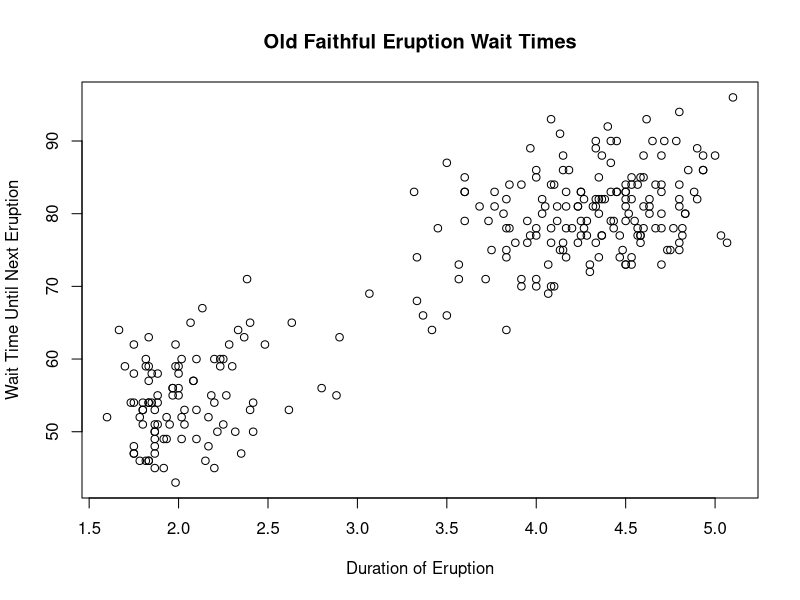
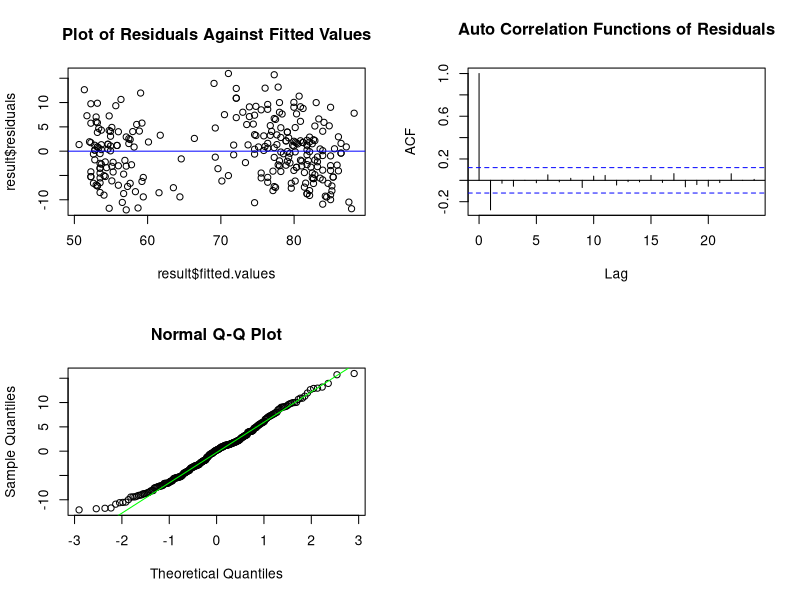

Reproduce these figures in R, in order.
# Homework 1-1
# Stephen Morris sam3ce@virginia.edu
# STAT 6021

faithful
attach(faithful)

# a.
# Response (y) <- waiting time
# Predictor (x) <- eruption duration

# b.
plot(waiting~eruptions, xlab='Duration of Eruption', ylab='Wait Time Until Next Eruption', main='Old Faithful Eruption Wait Times')
# refer to 1b_scatter.jpg
# shows a positive linear relationship

# c.
# The longer the duration of an eruption, the longer one would expect to wait
# until the next eruption. The plot appears to show a fairly reliable relationship
# between the predictor (eruptions) and the response (waiting).

# d.
lm(waiting~eruptions)
result <- lm(waiting~eruptions)
summary(result)
# refer to 1b_lm.jpg
#B-hat_1 (estimated slope): 10.7296
#B-hat_0 (estimated intercept): 33.4744
# R^2 (coefficient of determination): 0.8115
# Estimated SD of errors: 0.3148

# e.
# The value of B-hat_0 (estimated intercept) makes sense because there are no
# instances in the data set with a lower than 33.4744 minute wait time.

# f.
anova(result)
# refer to 1f_anova.jpg
# ANOVA F-stat is 1162.1
# H_0: B-hat_1 = 0. There is no linear relationship between eruption and wait times.
# H_a: B-hat_1 != 0. (2-sided) There is a linear relationship between eruption and wait times.
# t squared = F
sqrt(1162.1) # t = 34.08959
qt(.95,2270) # 1.645525 < 34.08959
# We reject the null hypothesis. There is a positive linear relationship between
# the predictor (eruptions) and the response (waiting).

# g.
confint(result,level = 0.95) # 10.10996 to 11.34932
# This is consistent with the conclusion because the calculated slope 10.7296
# is within this confidence interval.

# h.
# estimate wait time, eruption 3.5
# waiting = 33.4744 + (10.7296 * 3.5) = 71.028
newdata<-data.frame(eruptions=3.5)
predict.lm(result,newdata,level=0.95, interval="prediction")
# PI = 59.36332 to 82.69296 predicted waiting time until next eruption

# i.
predict.lm(result,newdata,level=0.95, interval="confidence")
# CI = 70.32211 to 71.73417 confidence interval for the mean (average) waiting time

# j.
par(mfrow=c(2,2))
plot(result$fitted.values,result$residuals, main='Plot of Residuals Against Fitted Values')
abline(h=0,col="blue")
acf(result$residuals, main="Auto Correlation Functions of Residuals")
qqnorm(result$residuals)
qqline(result$residuals, col="green")

# refer to 1j_reg_ACF_QQ.jpg

# Based on these plots, the regression assumptions are not met.
# Residuals have a wide spread, and cluster around 55 and 80
# ACF outside of the blue lines for lag 1
# QQ plot strays from the line between -2 and -3.
# These plots do not really support any of the assumptions for regression analysis.
# This is somewhat surprising given the name and history of "Old Faithful"